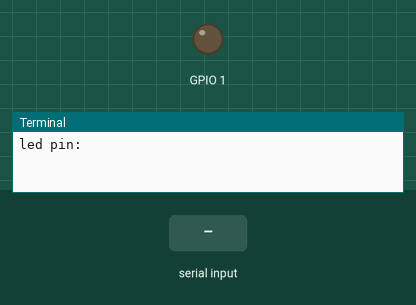
Recording of a program running on a simulated Raspberry Pi (BCM pin numbers). On the bench: output pins drawn as LEDs (lit = HIGH), the last lines printed to the terminal. The test bench sets the inputs (shaded band). At 5.3 s the program stops and its outputs stay as they are.

Above: at 1.2 s.
1.3 s: "1" typed at the terminal, then Enter
At 2.7 s:
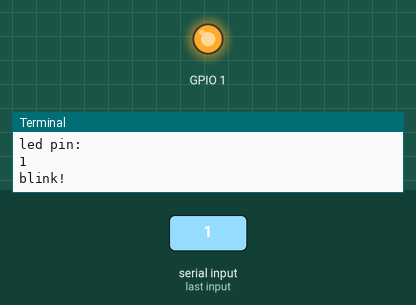
Timing chart, 0 to 6.8 s (numbered marks = the images above; inputs shaded):
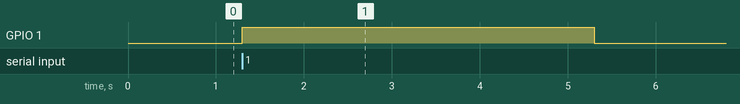

The program:

turnLED.py
```python
from time import sleep
from gpiozero import LED

selected_pin = input('led pin: ')  # See: https://gpiozero.readthedocs.io/en/stable/recipes.html#pin-numbering

led = LED(selected_pin)

print('blink!')
led.on()
sleep(4)
led.off()
```

Measured:
- after the input at 1.3 s, GPIO 1: LOW → HIGH at once, → LOW 4.0 s later
